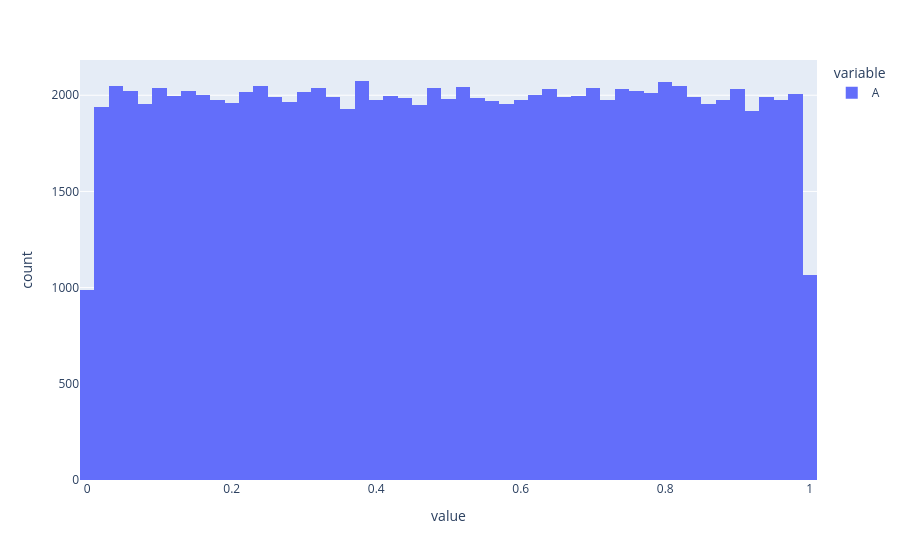

The notebook cell this image was saved under:
### Code cell
import plotly.express as px 

fig = px.histogram(
    df,
    x=["A"],
    nbins=50
)

fig.show()

### Figure 1 — Plotly figure (JSON) as saved in the notebook; plotly's stock layout.template omitted (floating-point values rounded to 4 significant figures; data arrays with more than 128 entries replaced by an {"elided": "..."} marker saying what was removed)
{"data": [{"alignmentgroup": "True", "bingroup": "x", "hovertemplate": "variable=A<br>value=%{x}<br>count=%{y}<extra></extra>", "legendgroup": "A", "marker": {"color": "#636efa", "pattern": {"shape": ""}}, "name": "A", "nbinsx": 50, "offsetgroup": "A", "orientation": "v", "showlegend": true, "type": "histogram", "x": {"elided": "100000 float values"}, "xaxis": "x", "yaxis": "y"}], "layout": {"barmode": "relative", "legend": {"title": {"text": "variable"}, "tracegroupgap": 0}, "margin": {"t": 60}, "xaxis": {"anchor": "y", "domain": [0, 1], "title": {"text": "value"}}, "yaxis": {"anchor": "x", "domain": [0, 1], "title": {"text": "count"}}}}
